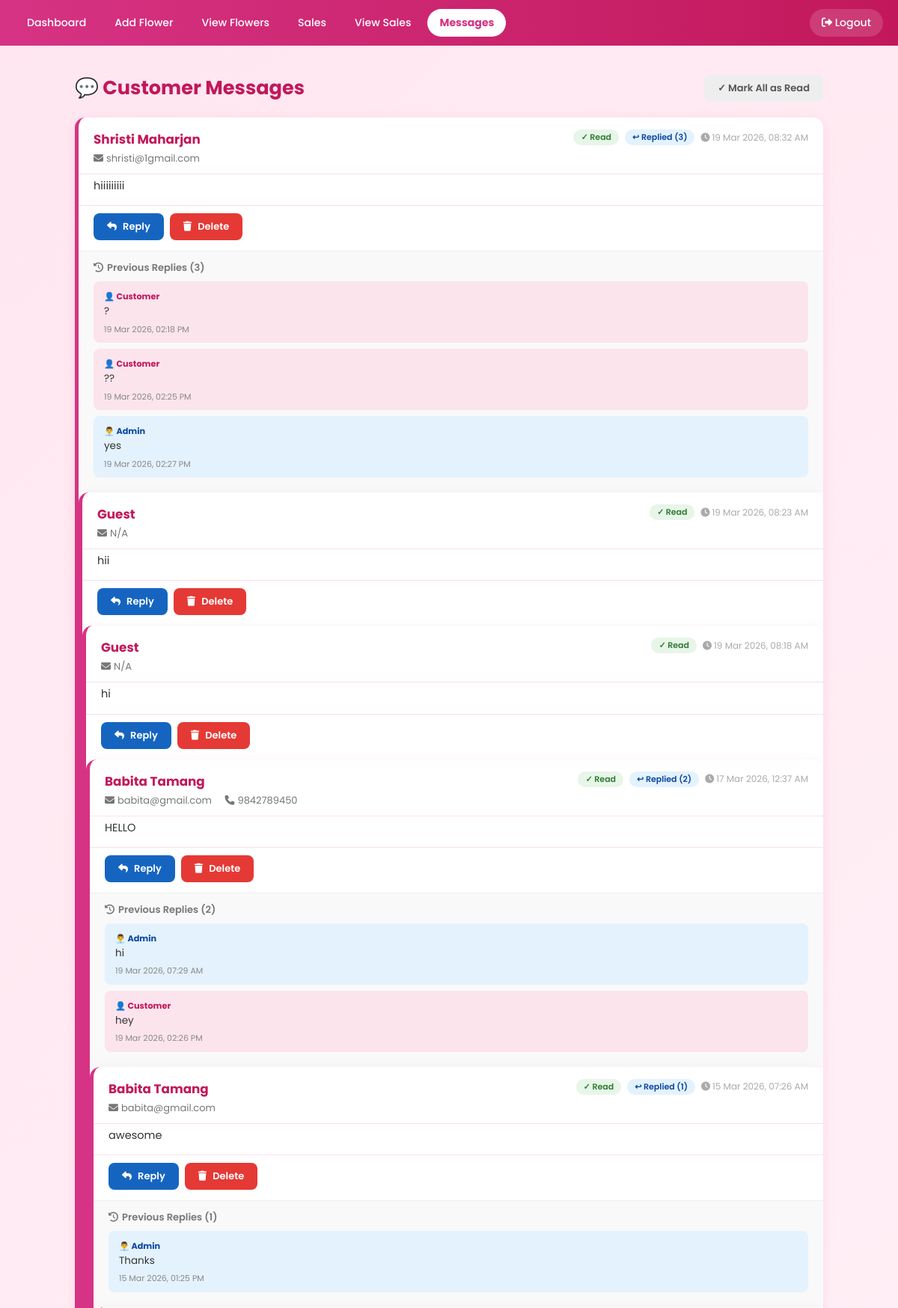
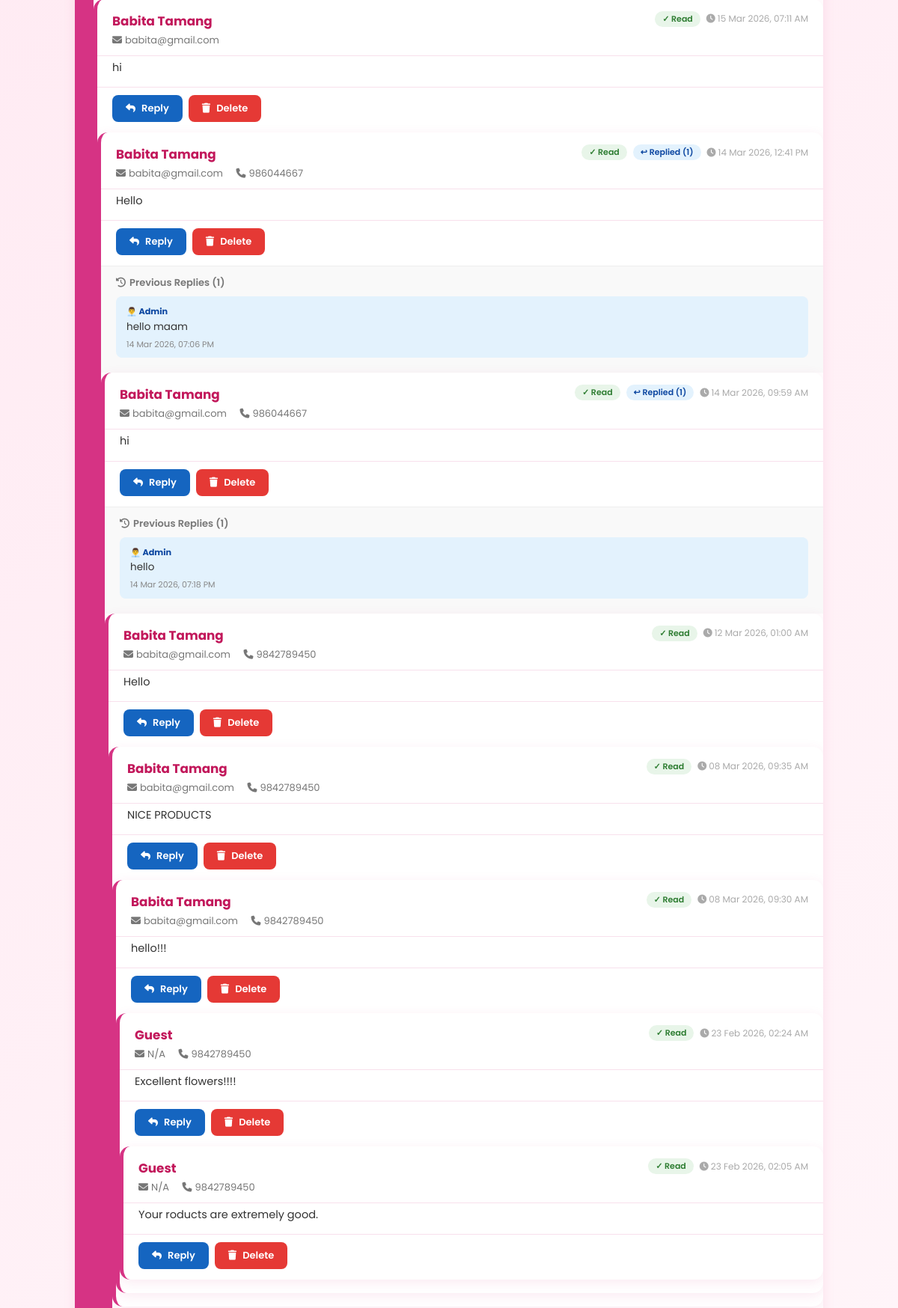
Screenshot of /messages.php (signed in, upper part) with the database file from the repository (2 pictures, top to bottom).
### tables this page shows
CREATE TABLE `messages` (
  `id` int(11) NOT NULL,
  `phone` varchar(20) DEFAULT NULL,
  `message` text NOT NULL,
  `is_read` tinyint(1) DEFAULT 0,
  `sent_at` timestamp NOT NULL DEFAULT current_timestamp(),
  `user_id` int(11) DEFAULT NULL
);

CREATE TABLE `message_replies` (
  `id` int(11) NOT NULL,
  `message_id` int(11) NOT NULL,
  `reply_text` text NOT NULL,
  `replied_at` datetime NOT NULL DEFAULT current_timestamp(),
  `sender` enum('admin','user') NOT NULL DEFAULT 'admin'
);

### messages.php (the view, shortened to what this page needs)
<?php
require_once 'db.php';
if (isset($_GET['delete'])) {
    $id = intval($_GET['delete']);
    $conn->query("DELETE FROM message_replies WHERE message_id = $id");
    $conn->query("DELETE FROM messages WHERE id = $id");
    header("Location: messages.php"); exit();
}$messages = $conn->query(
    "SELECT m.*, COALESCE(u.name, 'Guest') as name, COALESCE(u.email, 'N/A') as email,
            (SELECT COUNT(*) FROM message_replies r WHERE r.message_id = m.id) AS reply_count
     FROM messages m
     LEFT JOIN users u ON m.user_id = u.id
     ORDER BY m.sent_at DESC"
);
$unread = $conn->query("SELECT COUNT(*) as c FROM messages WHERE is_read = 0")->fetch_assoc()['c'];
?>
<!DOCTYPE html>
<html lang="en">
<head>
    <link rel="stylesheet" href="https://cdnjs.cloudflare.com/ajax/libs/font-awesome/6.5.0/css/all.min.css">
</head>
<body>
<div class="navbar">
    <a href="admin_dashboard.php">Dashboard</a>
    <a href="add_product.php">Add Flower</a>
    <a href="view_products.php">View Flowers</a>
    <a href="sales.php">Sales</a>
    <a href="view_sales.php">View Sales</a>
    <a href="messages.php" class="active">
        Messages <?php if ($unread > 0): ?><span class="unread-badge"><?= $unread ?></span><?php endif; ?>
    </a>
    <a href="logout.php" class="logout"><i class="fas fa-sign-out-alt"></i> Logout</a>
</div>
<div class="page-wrap">
    <div class="page-header">
        <h2>💬 Customer Messages <?php if ($unread > 0): ?><span style="font-size:14px;color:#e53935;font-weight:normal;">(<?= $unread ?> unread)</span><?php endif; ?></h2>
        <form method="POST" style="display:inline;">
            <button type="submit" name="mark_all_read" class="btn btn-gray">✓ Mark All as Read</button>
        </form>
    </div>
    <?php if ($messages->num_rows === 0): ?>
        <div class="empty-state"><i class="fas fa-inbox"></i><p>No messages yet.</p></div>
    <?php else: ?>
    <?php while ($msg = $messages->fetch_assoc()):
        $replies  = $conn->query("SELECT * FROM message_replies WHERE message_id = {$msg['id']} ORDER BY replied_at ASC");
        $isUnread = $msg['is_read'] == 0;
        $hasReply = $msg['reply_count'] > 0;
    ?>
    <div class="msg-card <?= $isUnread ? 'unread' : '' ?>">
        <div class="msg-header">
            <div>
                <div class="sender-name"><?= htmlspecialchars($msg['name']) ?></div>
                <div class="sender-info">
                    <span><i class="fas fa-envelope" style="margin-right:4px;"></i><?= htmlspecialchars($msg['email']) ?></span>
                    <?php if (!empty($msg['phone'])): ?><span><i class="fas fa-phone" style="margin-right:4px;"></i><?= htmlspecialchars($msg['phone']) ?></span><?php endif; ?>
                </div>
            </div>
            <div class="msg-badges">
                <?php if ($isUnread): ?><span class="badge-unread">● Unread</span><?php else: ?><span class="badge-read">✓ Read</span><?php endif; ?>
                <?php if ($hasReply): ?><span class="badge-replied">↩ Replied (<?= $msg['reply_count'] ?>)</span><?php endif; ?>
                <span class="msg-time"><i class="fas fa-clock" style="margin-right:3px;"></i><?= date('d M Y, h:i A', strtotime($msg['sent_at'])) ?></span>
            </div>
        </div>
        <div class="msg-body"><?= nl2br(htmlspecialchars($msg['message'])) ?></div>
        <div class="msg-actions">
            <button class="btn btn-blue" onclick="toggleReply(<?= $msg['id'] ?>)">
                <i class="fas fa-reply" style="margin-right:5px;"></i> Reply
            </button>
            <a href="messages.php?delete=<?= $msg['id'] ?>" class="btn btn-red" onclick="return confirm('Delete this message and all replies?')">
                <i class="fas fa-trash" style="margin-right:5px;"></i> Delete
            </a>
        </div>
<?php if ($hasReply): ?>
        <div class="prev-replies">
            <h4><i class="fas fa-history" style="margin-right:5px;"></i>Previous Replies (<?= $msg['reply_count'] ?>)</h4>
            <?php while ($r = $replies->fetch_assoc()): ?>
            <div class="prev-reply-item" style="background:<?= $r['sender']==='admin' ? '#e3f2fd' : '#fce4ec' ?>;">
                <small style="font-weight:700; color:<?= $r['sender']==='admin' ? '#0d47a1' : '#c2185b' ?>;">
                    <?= $r['sender']==='admin' ? '👨‍💼 Admin' : '👤 Customer' ?>
                </small><br>
                <?= nl2br(htmlspecialchars($r['reply_text'])) ?>
                <div class="reply-time"><?= date('d M Y, h:i A', strtotime($r['replied_at'])) ?></div>
            </div>
            <?php endwhile; ?>
        </div>
        <?php endif; ?>
          <?php endwhile; ?>
    <?php endif; ?>
</div>
</body>
</html>

### messages.php (style rules this page uses)
* { box-sizing: border-box; margin: 0; padding: 0; }
body { font-family: 'Poppins', sans-serif; background: linear-gradient(135deg, #ffe6f0, #fff5f9); padding-top: 70px; min-height: 100vh; }
.navbar { position: fixed; top: 0; left: 0; width: 100%; background: linear-gradient(90deg, #d63384, #c2185b); padding: 12px 20px; z-index: 1000; display: flex; gap: 6px; align-items: center; flex-wrap: wrap; }
.navbar a { color: white; text-decoration: none; padding: 8px 16px; border-radius: 20px; font-size: 0.88rem; font-weight: 500; transition: 0.2s; }
.navbar a.active { background: white; color: #d63384; font-weight: 700; }
.navbar a.logout { margin-left: auto; background: rgba(255,255,255,0.15); }
.page-wrap { width: 92%; max-width: 1000px; margin: 28px auto; }
.page-header { display: flex; justify-content: space-between; align-items: center; margin-bottom: 20px; flex-wrap: wrap; gap: 12px; }
.page-header h2 { color: #c2185b; font-size: 1.6rem; font-weight: 700; }
.btn { padding: 8px 18px; border-radius: 8px; border: none; cursor: pointer; font-size: 13px; font-weight: 600; font-family: 'Poppins', sans-serif; transition: 0.2s; text-decoration: none; display: inline-block; }
.btn-gray { background: #eee; color: #555; }
.btn-blue { background: #1565c0; color: white; }
.btn-red { background: #e53935; color: white; }
.msg-card { background: white; border-radius: 14px; box-shadow: 0 4px 16px rgba(214,51,132,0.1); margin-bottom: 18px; overflow: hidden; border-left: 5px solid #d63384; }
.msg-header { display: flex; justify-content: space-between; align-items: flex-start; padding: 16px 20px 10px; flex-wrap: wrap; gap: 10px; }
.sender-name { font-size: 1.05rem; font-weight: 700; color: #c2185b; }
.sender-info { font-size: 13px; color: #777; margin-top: 3px; }
.sender-info span { margin-right: 14px; }
.msg-badges { display: flex; gap: 8px; align-items: center; flex-wrap: wrap; }
.badge-read { background: #e8f5e9; color: #2e7d32; font-size: 11px; padding: 2px 10px; border-radius: 20px; font-weight: 600; }
.badge-replied { background: #e3f2fd; color: #0d47a1; font-size: 11px; padding: 2px 10px; border-radius: 20px; font-weight: 600; }
.msg-time { font-size: 12px; color: #aaa; }
.msg-body { padding: 4px 20px 14px; color: #333; font-size: 14.5px; line-height: 1.6; border-top: 1px solid #f8e0ec; }
.msg-actions { display: flex; gap: 8px; padding: 10px 20px 14px; flex-wrap: wrap; border-top: 1px solid #f8e0ec; }
.prev-replies { background: #f9f9f9; border-top: 1px solid #eee; padding: 12px 20px; }
.prev-replies h4 { font-size: 13px; color: #777; margin-bottom: 8px; font-weight: 600; }
.prev-reply-item { background: #e3f2fd; border-radius: 8px; padding: 10px 14px; margin-bottom: 8px; font-size: 13.5px; color: #333; line-height: 1.5; }
.prev-reply-item .reply-time { font-size: 11px; color: #888; margin-top: 5px; }

### rows the page displays
messages: name "Shristi Maharjan", email "shristi@1gmail.com", is_read "✓ Read", reply_count "3", sent_at "19 Mar 2026, 08:32 AM", message "hiiiiiiiii"
message_replies: sender "👤 Customer", reply_text "?", replied_at "19 Mar 2026, 02:18 PM"
message_replies: sender "👤 Customer", reply_text "??", replied_at "19 Mar 2026, 02:25 PM"
message_replies: sender "👨‍💼 Admin", reply_text "yes", replied_at "19 Mar 2026, 02:27 PM"
messages: name "Guest", email "N/A", is_read "✓ Read", sent_at "19 Mar 2026, 08:23 AM", message "hii"
messages: name "Guest", email "N/A", is_read "✓ Read", sent_at "19 Mar 2026, 08:18 AM", message "hi"
messages: name "Babita Tamang", email "babita@gmail.com", phone "9842789450", is_read "✓ Read", reply_count "2", sent_at "17 Mar 2026, 12:37 AM", message "HELLO"
message_replies: sender "👨‍💼 Admin", reply_text "hi", replied_at "19 Mar 2026, 07:29 AM"
message_replies: sender "👤 Customer", reply_text "hey", replied_at "19 Mar 2026, 02:26 PM"
messages: name "Babita Tamang", email "babita@gmail.com", is_read "✓ Read", reply_count "1", sent_at "15 Mar 2026, 07:26 AM", message "awesome"
message_replies: sender "👨‍💼 Admin", reply_text "Thanks", replied_at "15 Mar 2026, 01:25 PM"
messages: name "Babita Tamang", email "babita@gmail.com", is_read "✓ Read", sent_at "15 Mar 2026, 07:11 AM", message "hi"
messages: name "Babita Tamang", email "babita@gmail.com", phone "986044667", is_read "✓ Read", reply_count "1", sent_at "14 Mar 2026, 12:41 PM", message "Hello"
message_replies: sender "👨‍💼 Admin", reply_text "hello maam", replied_at "14 Mar 2026, 07:06 PM"
messages: name "Babita Tamang", email "babita@gmail.com", phone "986044667", is_read "✓ Read", reply_count "1", sent_at "14 Mar 2026, 09:59 AM", message "hi"
message_replies: sender "👨‍💼 Admin", reply_text "hello", replied_at "14 Mar 2026, 07:18 PM"
messages: name "Babita Tamang", email "babita@gmail.com", phone "9842789450", is_read "✓ Read", sent_at "12 Mar 2026, 01:00 AM", message "Hello"
messages: name "Babita Tamang", email "babita@gmail.com", phone "9842789450", is_read "✓ Read", sent_at "08 Mar 2026, 09:35 AM", message "NICE PRODUCTS"
messages: name "Babita Tamang", email "babita@gmail.com", phone "9842789450", is_read "✓ Read", sent_at "08 Mar 2026, 09:30 AM", message "hello!!!"
messages: name "Guest", email "N/A", phone "9842789450", is_read "✓ Read", sent_at "23 Feb 2026, 02:24 AM", message "Excellent flowers!!!!"
messages: name "Guest", email "N/A", phone "9842789450", is_read "✓ Read", sent_at "23 Feb 2026, 02:05 AM", message "Your roducts are extremely good."
